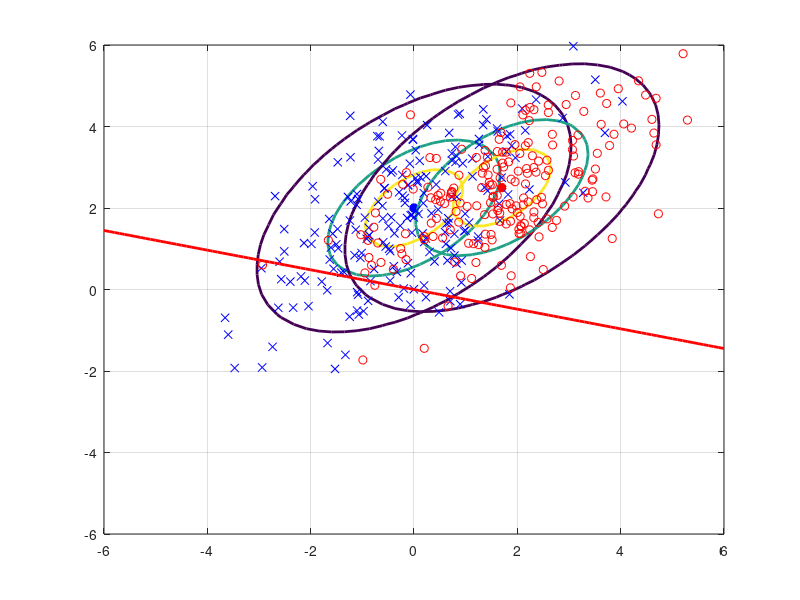
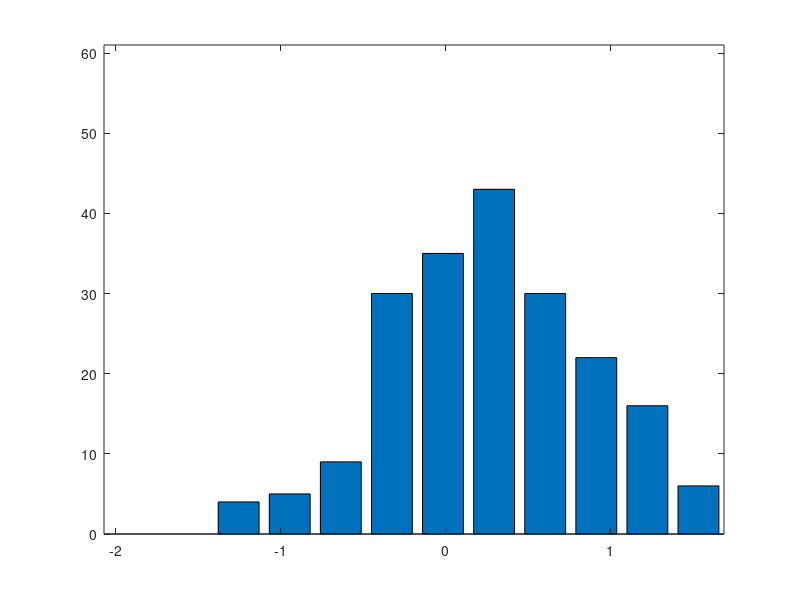

Write MATLAB code to recreate these figures, in order. (Note: this script raises an error after producing the figures.)
C1=[2 1; 1 2];
C2 = C1;
m1 = [0 2]';
m2=[1.7 2.5]';

numGrid=50;
xRange=linspace(-6.0, 6.0, numGrid);
yRange=linspace(-6.0, 6.0, numGrid);
P1=zeros(numGrid,numGrid);
P2=P1;
for i=1:numGrid
    for j=1:numGrid
        x=[yRange(j) xRange(i)]';
        P1(i,j) = mvnpdf(x',m1',C1);
        P2(i,j) = mvnpdf(x',m2',C2);
    end
end
Pmax=max(max([P1 P2]));
figure(1),clf,
contour(xRange, yRange,P1, [0.1*Pmax 0.5*Pmax 0.8*Pmax], 'LineWidth', 2);
hold on;
plot(m1(1), m1(2), 'b*', 'LineWidth',4);

contour(xRange, yRange, P2, [0.1*Pmax 0.5*Pmax 0.8*Pmax],'LineWidth', 2);
plot(m2(1), m2(2), 'r*', 'LineWidth',4);

N= 200;
X1=mvnrnd(m1, C1, N);
X2=mvnrnd(m2,C2,N);
plot(X1(:,1),X1(:,2),'bx',X2(:,1),X2(:,2),'ro');grid on;

wF = inv(C1+C2)*(m1-m2);
xx = -6:0.1:6;
yy = xx*wF(2)/wF(1);
plot(xx,yy,'r','LineWidth',2);
p1=X1*wF;
p2=X2*wF;

plo = min([p1;p2]);
phi=max([p1;p2]);
plo
phi
[nn1,xx1]=hist(p1);
[nn2,xx2]=hist(p2);
hhi=max([nn1 nn2]);
figure(2),clf
h =  bar(xx1,nn1);
axis([plo phi 0 hhi]);
alpha(h,0.5);
hold on;
h1=bar(xx2, nn2);
axis([plo phi 0 hhi])
plot(xx1,nn1);
plot(xx2,nn2);
thmin = min([xx1 xx2]);
thmax=max([xx1 xx2]);
rocResolution = 50;
thRange = linspace(thmin, thmax, rocResolution);
ROC = zeros(rocResolution,2);
accuracy = zeros(rocResolution,1);
for jThreshold = 1:rocResolution
    threshold = thRange(jThreshold);
    tPos = length(find(p1>threshold))*100/N;
    tNeg = length(find(p2<threshold))*100/N;
    fPos = length(find(p2>threshold))*100/N;
    ROC(jThreshold,:) = [fPos tPos];
    acc = (tPos + tNeg)/2;
    accuracy(jThreshold)=acc;
    
end
figure(3),clf,
plot(ROC(:,1),ROC(:,2),'b','LineWidth',2);
axis([0 100 0 100]);
grid on; hold on;
plot(0:100, 0:100,'b-');
xlabel('FP','FontSize',16);
ylabel('TP','FontSize',16);


area= trapz(ROC(end:-1:1,1),ROC(end:-1:1,2))

[maxacc, maxinx]=max(accuracy);
threshold = thRange(maxinx)
maxacc

hold off;
    